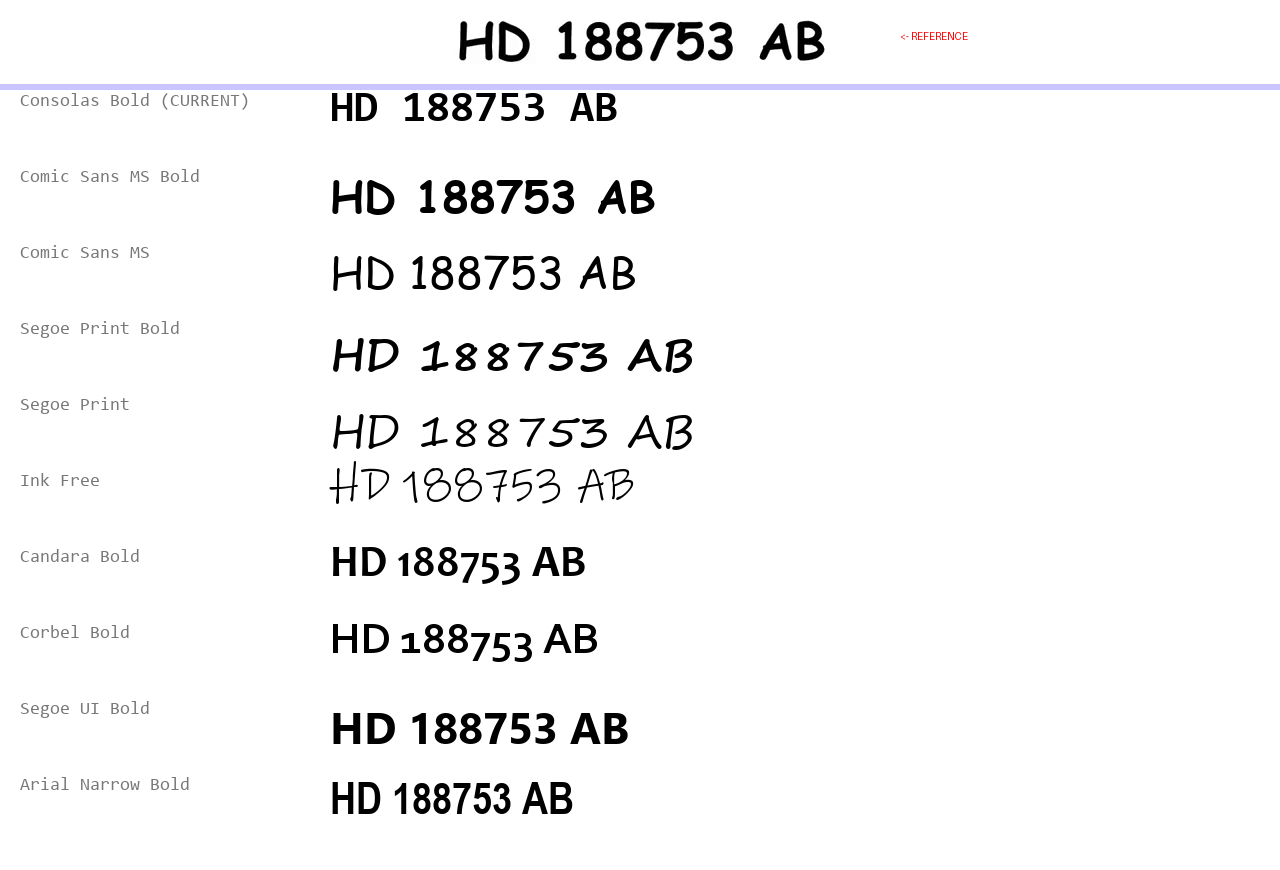

Python code for this plot:
from PIL import Image, ImageDraw, ImageFont
cands=[("consolab.ttf","Consolas Bold (CURRENT)"),("comicbd.ttf","Comic Sans MS Bold"),
       ("comic.ttf","Comic Sans MS"),("segoeprb.ttf","Segoe Print Bold"),
       ("segoepr.ttf","Segoe Print"),("Inkfree.ttf","Ink Free"),
       ("Candarab.ttf","Candara Bold"),("corbelb.ttf","Corbel Bold"),
       ("segoeuib.ttf","Segoe UI Bold"),("ARIALNB.TTF","Arial Narrow Bold")]
ref=Image.open('work/study/ref_s1_5.png').crop((0,0,1280,90))
W,H=1280,90+len(cands)*76+20
img=Image.new('RGB',(W,H),'white'); d=ImageDraw.Draw(img)
img.paste(ref,(0,0)); d.text((900,30),"<- REFERENCE",fill='red')
y=92
for fn,label in cands:
    try: f=ImageFont.truetype("C:/Windows/Fonts/"+fn,44)
    except Exception as e: print("skip",fn,e); continue
    d.text((20,y),label,fill=(120,120,120),font=ImageFont.truetype("C:/Windows/Fonts/consola.ttf",18))
    d.text((330,y-4),"HD 188753 AB",fill='black',font=f,stroke_width=0)
    y+=76
img.save('work/study/font_specimen.png')
print("ok",img.size)
